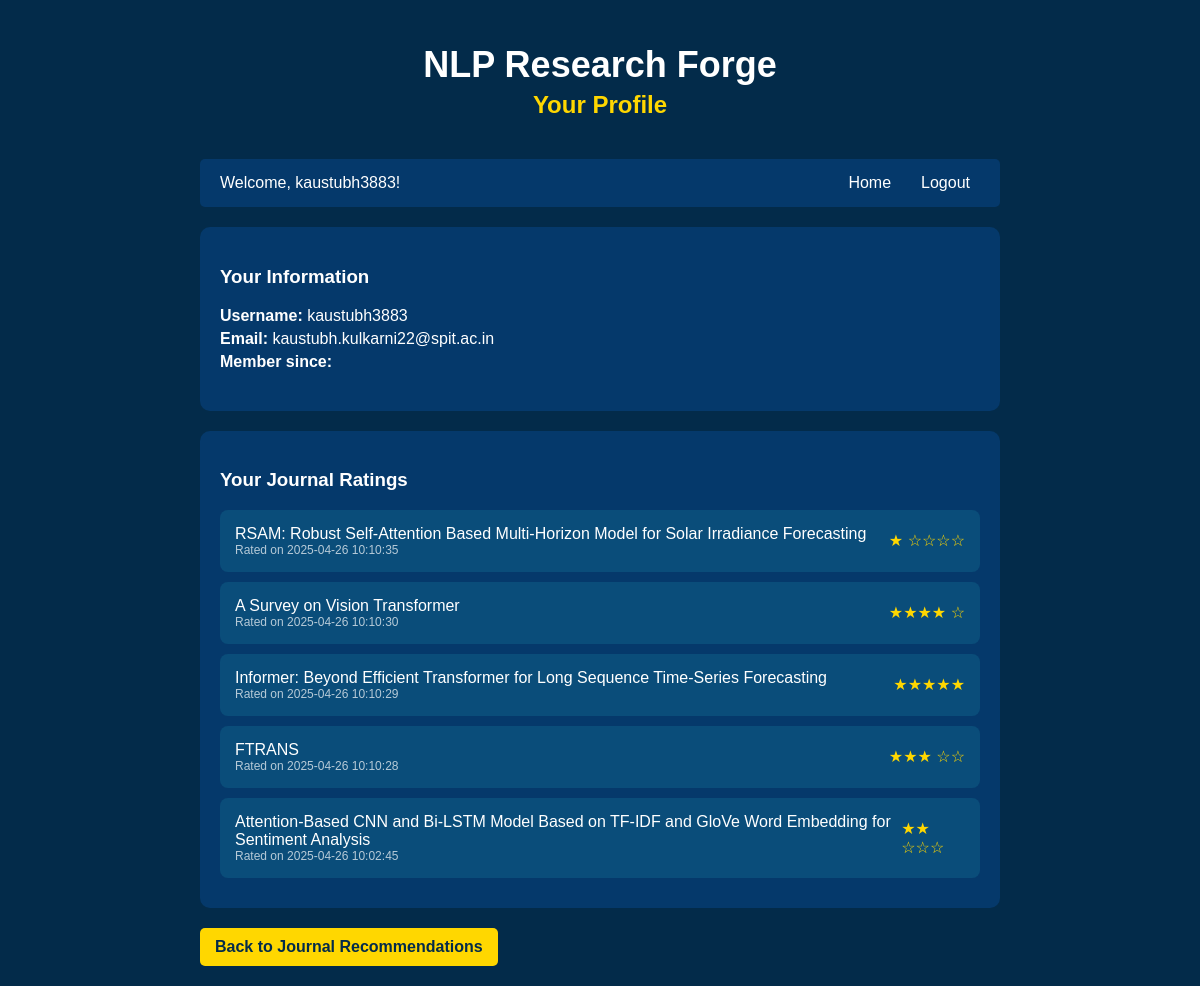
Screenshot of /profile (signed in) with the database file from the repository.
### tables this page shows
CREATE TABLE users (
        id INTEGER PRIMARY KEY AUTOINCREMENT,
        username TEXT UNIQUE NOT NULL,
        email TEXT UNIQUE NOT NULL,
        password_hash TEXT NOT NULL,
        created_at TIMESTAMP DEFAULT CURRENT_TIMESTAMP
    );

CREATE TABLE ratings (
        id INTEGER PRIMARY KEY AUTOINCREMENT,
        user_id INTEGER NOT NULL,
        journal_name TEXT NOT NULL,
        rating INTEGER NOT NULL,
        created_at TIMESTAMP DEFAULT CURRENT_TIMESTAMP,
        FOREIGN KEY (user_id) REFERENCES users (id)
    );

### app.py (the view)
@app.route('/profile')
@login_required
def profile():
    user = current_user
    ratings = get_user_ratings(user.id)
    return render_template('profile.html', user=user, ratings=ratings)

### app.py (called while the page is built)
def get_db_connection():
    conn = sqlite3.connect('journal_recommender.db')
    conn.row_factory = sqlite3.Row
    return conn

@login_manager.user_loader
def load_user(user_id):
    conn = get_db_connection()
    cursor = conn.cursor()
    cursor.execute("SELECT id, username, email FROM users WHERE id = ?", (user_id,))
    user_data = cursor.fetchone()
    conn.close()
    if user_data:
        return User(user_data['id'], user_data['username'], user_data['email'])
    return None

def get_user_ratings(user_id):
    conn = get_db_connection()
    cursor = conn.cursor()
    cursor.execute(
        "SELECT journal_name, rating, created_at FROM ratings WHERE user_id = ? ORDER BY created_at DESC",
        (user_id,)
    )
    ratings = cursor.fetchall()
    conn.close()
    return ratings

### templates/profile.html (shortened to what this page needs)
<!DOCTYPE html>
<html lang="en">
<head>
</head>
<body>
    <header>
        <h1>NLP Research Forge</h1>
        <h2>Your Profile</h2>
    </header>
    <div class="nav-bar">
        <div class="user-welcome">Welcome, {{ user.username }}!</div>
        <div class="nav-links">
            <a href="{{ url_for('index') }}" class="nav-link">Home</a>
            <a href="{{ url_for('logout') }}" class="nav-link">Logout</a>
        </div>
    </div>
    <div class="profile-section">
        <h3>Your Information</h3>
        <div class="user-info">
            <p><strong>Username:</strong> {{ user.username }}</p>
            <p><strong>Email:</strong> {{ user.email }}</p>
            <p><strong>Member since:</strong> {{ user.created_at }}</p>
        </div>
    </div>
    <div class="ratings-section">
        <h3>Your Journal Ratings</h3>
        {% if ratings %}
            {% for rating in ratings %}
                <div class="rating-item">
                    <div>
                        <div>{{ rating.journal_name }}</div>
                        <div class="timestamp">Rated on {{ rating.created_at }}</div>
                    </div>
                    <div class="stars">
                        {% for i in range(rating.rating) %}★{% endfor %}
                        {% for i in range(5 - rating.rating) %}☆{% endfor %}
                    </div>
                </div>
            {% endfor %}
        {% else %}
            <p>You haven't rated any journals yet.</p>
        {% endif %}
    </div>
    <a href="{{ url_for('index') }}" class="back-button">Back to Journal Recommendations</a>
</body>
</html>

### templates/profile.html (style rules this page uses)
body { font-family: 'Arial', sans-serif; background-color: #032b4a; color: white; max-width: 800px; margin: 0 auto; padding: 20px; }
header { text-align: center; margin-bottom: 40px; }
h1 { color: white; font-size: 36px; margin-bottom: 5px; }
h2 { color: #ffd700; margin-top: 0; }
.profile-section { background-color: #05396b; padding: 20px; border-radius: 10px; margin-bottom: 20px; }
.ratings-section { background-color: #05396b; padding: 20px; border-radius: 10px; }
.rating-item { background-color: #0a4d7a; padding: 15px; margin-bottom: 10px; border-radius: 8px; display: flex; justify-content: space-between; align-items: center; }
.stars { color: #ffd700; }
.back-button { background-color: #ffd700; color: #032b4a; border: none; padding: 10px 15px; border-radius: 5px; font-weight: bold; cursor: pointer; text-decoration: none; display: inline-block; margin-top: 20px; }
.nav-bar { display: flex; justify-content: space-between; align-items: center; margin-bottom: 20px; background-color: #05396b; padding: 10px 20px; border-radius: 5px; }
.nav-links { display: flex; gap: 10px; }
.nav-link { color: white; text-decoration: none; padding: 5px 10px; border-radius: 3px; transition: background-color 0.3s; }
.user-info { margin-bottom: 20px; }
.user-info p { margin: 5px 0; }
.timestamp { font-size: 12px; color: rgba(255, 255, 255, 0.7); }

### rows the page displays
users: username "kaustubh3883", email "kaustubh.kulkarni22@spit.ac.in"
ratings: journal_name "RSAM: Robust Self-Attention Based Multi-Horizon Model for Solar Irradiance Forecasting", created_at "2025-04-26 10:10:35", rating 1 (drawn)
ratings: journal_name "A Survey on Vision Transformer", created_at "2025-04-26 10:10:30"
ratings: journal_name "Informer: Beyond Efficient Transformer for Long Sequence Time-Series Forecasting", created_at "2025-04-26 10:10:29"
ratings: journal_name "FTRANS", created_at "2025-04-26 10:10:28"
ratings: journal_name "Attention-Based CNN and Bi-LSTM Model Based on TF-IDF and GloVe Word Embedding for Sentiment Analysis", created_at "2025-04-26 10:02:45", rating 2 (drawn)
